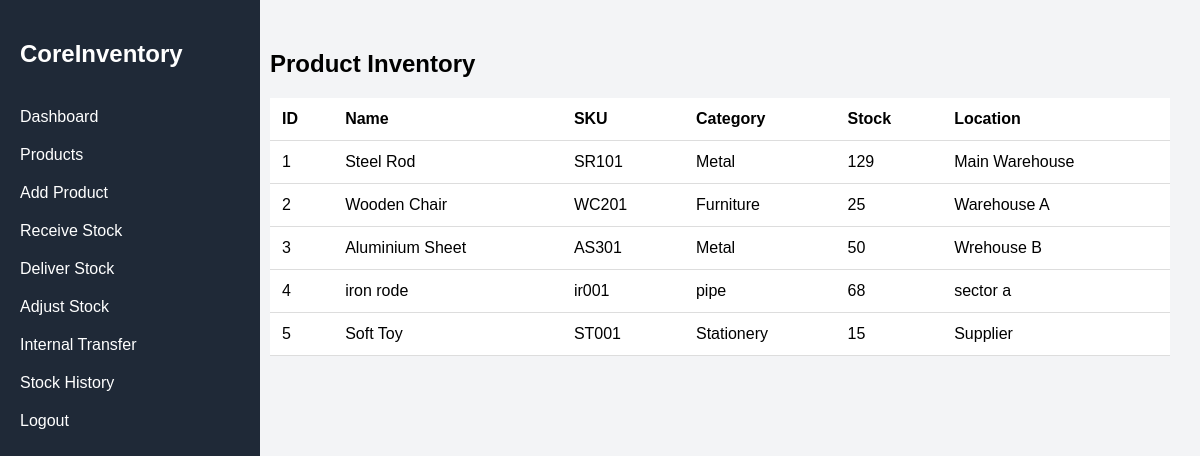
Page /products_list on the committed database.
### models/product_model.py (models this page shows)
class Product(db.Model):
    __tablename__ = "products"
    id = db.Column(db.Integer, primary_key=True)
    name = db.Column(db.String(120), nullable=False)
    sku = db.Column(db.String(80), unique=True, nullable=False)
    category = db.Column(db.String(80))
    unit = db.Column(db.String(20))
    stock_quantity = db.Column(db.Integer, default=0)
    location = db.Column(db.String(100))
    reorder_level = db.Column(db.Float)

### routes/product_routes.py (the view)
@product_bp.route("/products_list")
def products_list():
    products = Product.query.all()
    return render_template("products/product_list.html", products=products)

### templates/products/product_list.html (shortened to what this page needs)
<!DOCTYPE html>
<html>
<head>
<link rel="stylesheet" href="{{ url_for('static', filename='style.css') }}">
</head>
<body>
<div class="sidebar">
<h2>CoreInventory</h2>
<a href="/dashboard">Dashboard</a>
<a href="/products_list">Products</a>
<a href="/products_page">Add Product</a>
<a href="/receipts_page">Receive Stock</a>
<a href="/deliveries_page">Deliver Stock</a>
<a href="/adjustments_page">Adjust Stock</a>
<a href="/transfer_page">Internal Transfer</a>
<a href="/ledger">Stock History</a>
<a href="/logout">Logout</a>
</div>
<div class="main">
<h2>Product Inventory</h2>
<table>
<tr>
<th>ID</th>
<th>Name</th>
<th>SKU</th>
<th>Category</th>
<th>Stock</th>
<th>Location</th>
</tr>
{% for p in products %}
<tr>
<td>{{ p.id }}</td>
<td>{{ p.name }}</td>
<td>{{ p.sku }}</td>
<td>{{ p.category }}</td>
<td>{{ p.stock_quantity }}</td>
<td>{{ p.location }}</td>
</tr>
{% endfor %}
</table>
</div>
</body>
</html>

### static/style.css (style rules this page uses)
body { margin:0; font-family:Arial; background:#F3F4F6; }
.sidebar { width:220px; height:100vh; background:#1F2937; position:fixed; padding:20px; color:white; }
.sidebar h2 { margin-bottom:30px; }
.sidebar a { display:block; color:white; text-decoration:none; padding:10px 0; }
.main { margin-left:240px; padding:30px; }
table { width:100%; border-collapse:collapse; background:white; margin-bottom:30px; }
table th,table td { padding:12px; border-bottom:1px solid #ddd; text-align:left; }

### rows in the picture
Product: id "1", name "Steel Rod", sku "SR101", category "Metal", stock_quantity "129", location "Main Warehouse"
Product: id "2", name "Wooden Chair", sku "WC201", category "Furniture", stock_quantity "25", location "Warehouse A"
Product: id "3", name "Aluminium Sheet", sku "AS301", category "Metal", stock_quantity "50", location "Wrehouse B"
Product: id "4", name "iron rode", sku "ir001", category "pipe", stock_quantity "68", location "sector a"
Product: id "5", name "Soft Toy", sku "ST001", category "Stationery", stock_quantity "15", location "Supplier"
